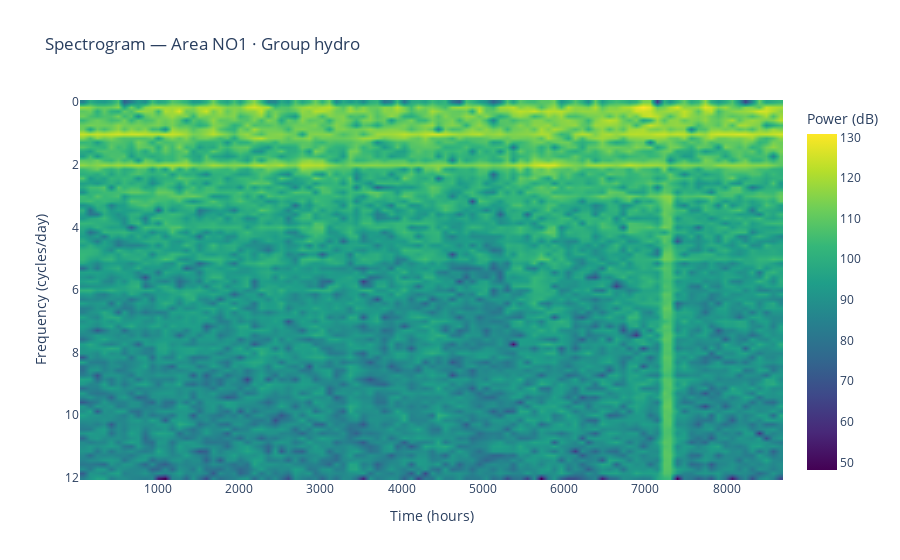

Notebook cell for this chart:
### Code cell
fig = plot_spectrogram_plotly(
    df_elhub,
    price_area="NO1",
    production_group="hydro",
    window_length=24*7,
    window_overlap=0.5
)
